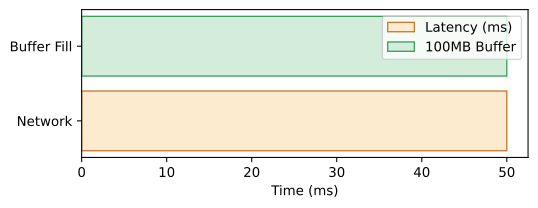

Python code for this plot:
import os
import matplotlib.pyplot as plt
import numpy as np
fig, ax = plt.subplots(figsize=(6,2))
ax.barh(['Network'], [50], color='#fdebd0', edgecolor='#c87b2a', label='Latency (ms)')
ax.barh(['Buffer Fill'], [50], color='#d4edda', edgecolor='#3d9e5a', label='100MB Buffer')
ax.set_xlabel('Time (ms)')
ax.legend()
plt.savefig(os.environ.get('VISUAL_OUT_PATH', 'out.svg'), format='svg', bbox_inches='tight')
